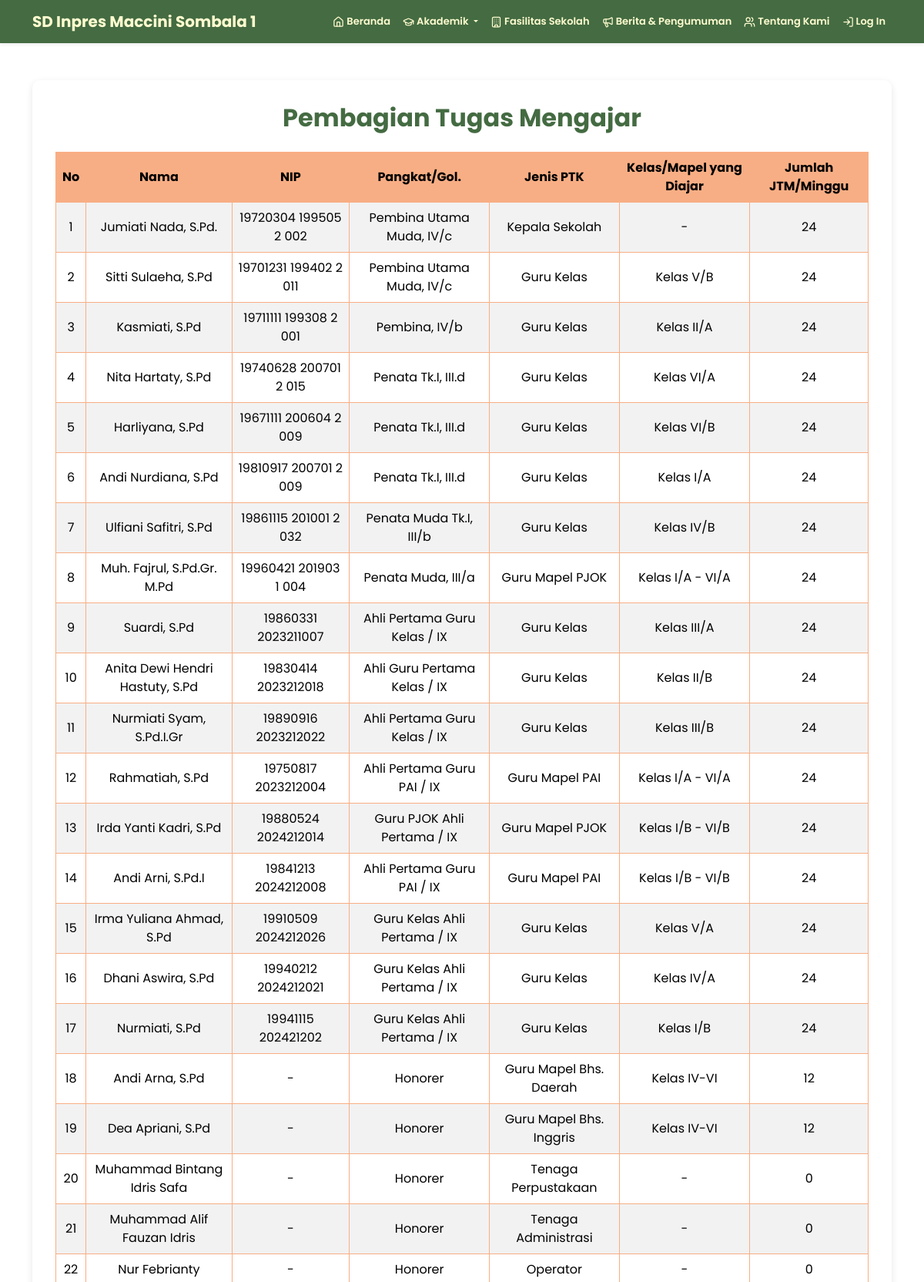
Page /pages/kegiatan_akademik.php (upper part) on the committed database.
### tables this page shows
CREATE TABLE `mengajar` (
  `id` int(11) NOT NULL,
  `guru_id` int(11) NOT NULL,
  `jenis_ptk` varchar(100) DEFAULT NULL,
  `kelas_mapel` varchar(100) DEFAULT NULL,
  `jtm_per_minggu` int(11) DEFAULT NULL
);

CREATE TABLE `guru` (
  `id` int(11) NOT NULL,
  `nama` varchar(100) NOT NULL,
  `nip` varchar(50) DEFAULT NULL,
  `pangkat_gol` varchar(100) DEFAULT NULL
);

### pages/kegiatan_akademik.php (the view, shortened to what this page needs)
<?php
include '../koneksi.php';
$query_mengajar = "SELECT
    mengajar.*,
    guru.nama, guru.nip, guru.pangkat_gol
FROM mengajar
JOIN guru ON mengajar.guru_id = guru.id";
$result_mengajar = mysqli_query($koneksi, $query_mengajar);
?>
<!DOCTYPE html>
<html lang="id">
<head>
    <link rel="stylesheet" href="../bootstrap/dist/css/bootstrap.min.css" />
    <link rel="stylesheet" href="../frontend/style.css" />
</head>
<body>
    <header>
        <nav class="navbar navbar-expand-lg navbar-custom shadow-sm">
            <div class="container">
                <a class="navbar-brand fw-bold" href="#">SD Inpres Maccini Sombala 1</a>
                <div class="collapse navbar-collapse" id="navbarNav">
                    <ul class="navbar-nav ms-auto">
                        <li class="nav-item">
                            <a class="nav-link " href="../index.php"><i data-lucide="home"></i> Beranda</a>
                        </li>
                        <li class="nav-item dropdown">
                            <a
                                class="nav-link dropdown-toggle"
                                href="#"
                                id="infoAkademikDropdown"
                                role="button"
                                data-bs-toggle="dropdown"
                                aria-expanded="false">
                                <i data-lucide="graduation-cap"></i> Akademik
                            </a>
                        </li>
                        <li class="nav-item">
                            <a class="nav-link" href="fasilitas.php"><i data-lucide="building"></i> Fasilitas Sekolah</a>
                        </li>
                        <li class="nav-item">
                            <a class="nav-link" href="berita.php"><i data-lucide="megaphone"></i> Berita & Pengumuman</a>
                        </li>
                        <li class="nav-item">
                            <a
                                class="nav-link "
                                href="tentang-kami.php"><i data-lucide="users"></i> Tentang Kami</a>
                        </li>
                        <li class="nav-item">
                            <a class="nav-link" href="../backend/login/login.php" target="_blank"><i data-lucide="log-in"></i> Log In</a>
                        </li>
                    </ul>
                </div>
            </div>
        </nav>
    </header>
    <main class="container text-center my-5">
        <div class="row justify-content-center g-4">
            <div class="col-12 col-lg-12">
                <section id="pembagian-mengajar" class="section-box">
                    <h2>Pembagian Tugas Mengajar</h2>
                    <div class="table-responsive">
                        <table
                            class="table table-bordered table-striped align-middle">
                            <thead>
                                <tr>
                                    <th>No</th>
                                    <th>Nama</th>
                                    <th>NIP</th>
                                    <th>Pangkat/Gol.</th>
                                    <th>Jenis PTK</th>
                                    <th>Kelas/Mapel yang Diajar</th>
                                    <th>Jumlah JTM/Minggu</th>
                                </tr>
                            </thead>
                            <tbody>
                                <?php
                                $no = 1;
                                while ($data_mengajar = mysqli_fetch_assoc($result_mengajar)) : ?>
                                    <tr>
                                        <td><?= $no++; ?></td>
                                        <td><?= $data_mengajar['nama']; ?></td>
                                        <td><?= $data_mengajar['nip']; ?></td>
                                        <td><?= $data_mengajar['pangkat_gol']; ?></td>
                                        <td><?= $data_mengajar['jenis_ptk']; ?></td>
                                        <td><?= $data_mengajar['kelas_mapel']; ?></td>
                                        <td><?= $data_mengajar['jtm_per_minggu']; ?></td>
                                    </tr>
                                <?php endwhile; ?>
                            </tbody>
                        </table>
                    </div>
                </section>
            </div>
        </div>
    </main>
</body>
</html>

### frontend/style.css (style rules this page uses)
:root { --green: #446b42; --orange: #f8ae84; --yellow: #fffccf; --white-rgba: rgba(255, 255, 255, 0.15); }
* { font-family: "Poppins", sans-serif; }
a { text-decoration: none; }
.navbar-custom { background-color: var(--green); }
.nav-item { font-size: 13px; }
.navbar-custom .navbar-brand, .navbar-custom .nav-link { color: var(--yellow); transition: color 0.3s ease; font-weight: 600; }
h2 { color: #446b42; margin-bottom: 20px; font-weight: 600; }
table { background-color: white; border: 1px solid #f8ae84 !important; }
th { background-color: #f8ae84 !important; color: black !important; vertical-align: middle !important; }
tr:nth-child(even) { background-color: #f8ae84 !important; }
.section-box { background: white; border-radius: 10px; padding: 30px; margin-bottom: 40px; box-shadow: 0 3px 10px rgba(0, 0, 0, 0.1); }
h2, h4 { color: var(--green); font-weight: 700; text-align: center; margin-bottom: 25px; }
h2 { color: var(--green); font-weight: 700; text-align: center; margin-bottom: 25px; }
.lucide { width: 15px !important; height: 15px !important; }

### rows in the picture
mengajar: guru.nama "Jumiati Nada, S.Pd.", guru.nip "19720304 199505 2 002", guru.pangkat_gol "Pembina Utama Muda, IV/c", jenis_ptk "Kepala Sekolah", kelas_mapel "-", jtm_per_minggu "24"
mengajar: guru.nama "Sitti Sulaeha, S.Pd", guru.nip "19701231 199402 2 011", guru.pangkat_gol "Pembina Utama Muda, IV/c", jenis_ptk "Guru Kelas", kelas_mapel "Kelas V/B", jtm_per_minggu "24"
mengajar: guru.nama "Kasmiati, S.Pd", guru.nip "19711111 199308 2 001", guru.pangkat_gol "Pembina, IV/b", jenis_ptk "Guru Kelas", kelas_mapel "Kelas II/A", jtm_per_minggu "24"
mengajar: guru.nama "Nita Hartaty, S.Pd", guru.nip "19740628 200701 2 015", guru.pangkat_gol "Penata Tk.I, III.d", jenis_ptk "Guru Kelas", kelas_mapel "Kelas VI/A", jtm_per_minggu "24"
mengajar: guru.nama "Harliyana, S.Pd", guru.nip "19671111 200604 2 009", guru.pangkat_gol "Penata Tk.I, III.d", jenis_ptk "Guru Kelas", kelas_mapel "Kelas VI/B", jtm_per_minggu "24"
mengajar: guru.nama "Andi Nurdiana, S.Pd", guru.nip "19810917 200701 2 009", guru.pangkat_gol "Penata Tk.I, III.d", jenis_ptk "Guru Kelas", kelas_mapel "Kelas I/A", jtm_per_minggu "24"
mengajar: guru.nama "Ulfiani Safitri, S.Pd", guru.nip "19861115 201001 2 032", guru.pangkat_gol "Penata Muda Tk.I, III/b", jenis_ptk "Guru Kelas", kelas_mapel "Kelas IV/B", jtm_per_minggu "24"
mengajar: guru.nama "Muh. Fajrul, S.Pd.Gr. M.Pd", guru.nip "19960421 201903 1 004", guru.pangkat_gol "Penata Muda, III/a", jenis_ptk "Guru Mapel PJOK", kelas_mapel "Kelas I/A - VI/A", jtm_per_minggu "24"
mengajar: guru.nama "Suardi, S.Pd", guru.nip "19860331 2023211007", guru.pangkat_gol "Ahli Pertama Guru Kelas / IX", jenis_ptk "Guru Kelas", kelas_mapel "Kelas III/A", jtm_per_minggu "24"
mengajar: guru.nama "Anita Dewi Hendri Hastuty, S.Pd", guru.nip "19830414 2023212018", guru.pangkat_gol "Ahli Guru Pertama Kelas / IX", jenis_ptk "Guru Kelas", kelas_mapel "Kelas II/B", jtm_per_minggu "24"
mengajar: guru.nama "Nurmiati Syam, S.Pd.I.Gr", guru.nip "19890916 2023212022", guru.pangkat_gol "Ahli Pertama Guru Kelas / IX", jenis_ptk "Guru Kelas", kelas_mapel "Kelas III/B", jtm_per_minggu "24"
mengajar: guru.nama "Rahmatiah, S.Pd", guru.nip "19750817 2023212004", guru.pangkat_gol "Ahli Pertama Guru PAI / IX", jenis_ptk "Guru Mapel PAI", kelas_mapel "Kelas I/A - VI/A", jtm_per_minggu "24"
mengajar: guru.nama "Irda Yanti Kadri, S.Pd", guru.nip "19880524 2024212014", guru.pangkat_gol "Guru PJOK Ahli Pertama / IX", jenis_ptk "Guru Mapel PJOK", kelas_mapel "Kelas I/B - VI/B", jtm_per_minggu "24"
mengajar: guru.nama "Andi Arni, S.Pd.I", guru.nip "19841213 2024212008", guru.pangkat_gol "Ahli Pertama Guru PAI / IX", jenis_ptk "Guru Mapel PAI", kelas_mapel "Kelas I/B - VI/B", jtm_per_minggu "24"
mengajar: guru.nama "Irma Yuliana Ahmad, S.Pd", guru.nip "19910509 2024212026", guru.pangkat_gol "Guru Kelas Ahli Pertama / IX", jenis_ptk "Guru Kelas", kelas_mapel "Kelas V/A", jtm_per_minggu "24"
mengajar: guru.nama "Dhani Aswira, S.Pd", guru.nip "19940212 2024212021", guru.pangkat_gol "Guru Kelas Ahli Pertama / IX", jenis_ptk "Guru Kelas", kelas_mapel "Kelas IV/A", jtm_per_minggu "24"
mengajar: guru.nama "Nurmiati, S.Pd", guru.nip "19941115 202421202", guru.pangkat_gol "Guru Kelas Ahli Pertama / IX", jenis_ptk "Guru Kelas", kelas_mapel "Kelas I/B", jtm_per_minggu "24"
mengajar: guru.nama "Andi Arna, S.Pd", guru.nip "-", guru.pangkat_gol "Honorer", jenis_ptk "Guru Mapel Bhs. Daerah", kelas_mapel "Kelas IV-VI", jtm_per_minggu "12"
mengajar: guru.nama "Dea Apriani, S.Pd", guru.nip "-", guru.pangkat_gol "Honorer", jenis_ptk "Guru Mapel Bhs. Inggris", kelas_mapel "Kelas IV-VI", jtm_per_minggu "12"
mengajar: guru.nama "Muhammad Bintang Idris Safa", guru.nip "-", guru.pangkat_gol "Honorer", jenis_ptk "Tenaga Perpustakaan", kelas_mapel "-", jtm_per_minggu "0"
mengajar: guru.nama "Muhammad Alif Fauzan Idris", guru.nip "-", guru.pangkat_gol "Honorer", jenis_ptk "Tenaga Administrasi", kelas_mapel "-", jtm_per_minggu "0"
mengajar: guru.nama "Nur Febrianty", guru.nip "-", guru.pangkat_gol "Honorer", jenis_ptk "Operator", kelas_mapel "-", jtm_per_minggu "0"
